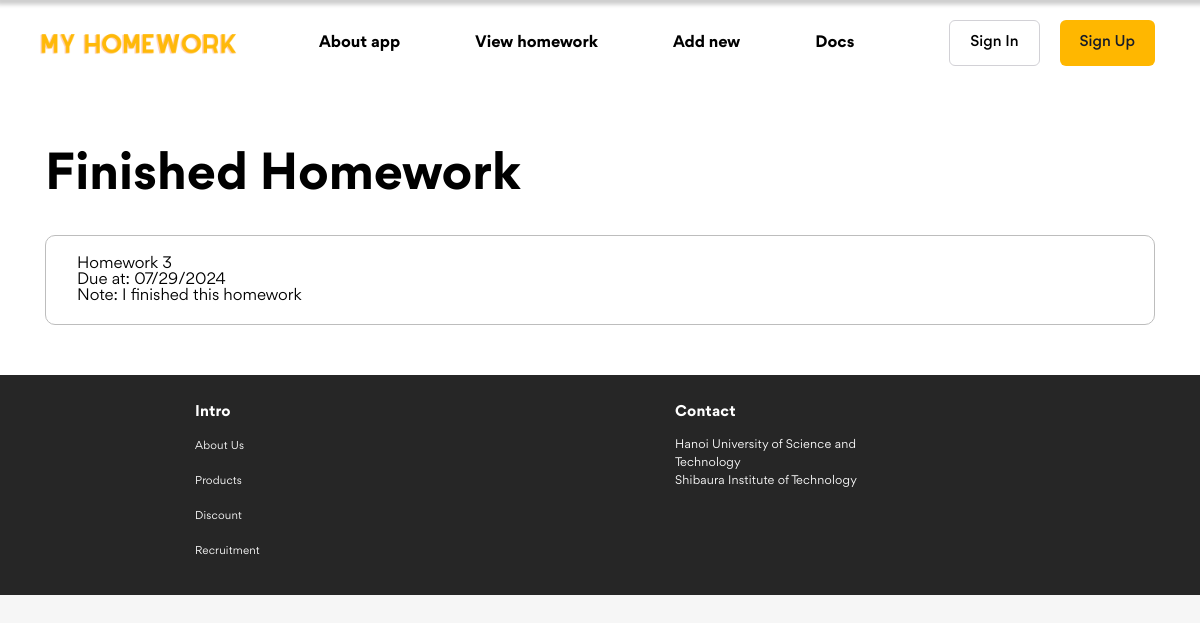
Before: /view/finished-homework.html with the older database file.
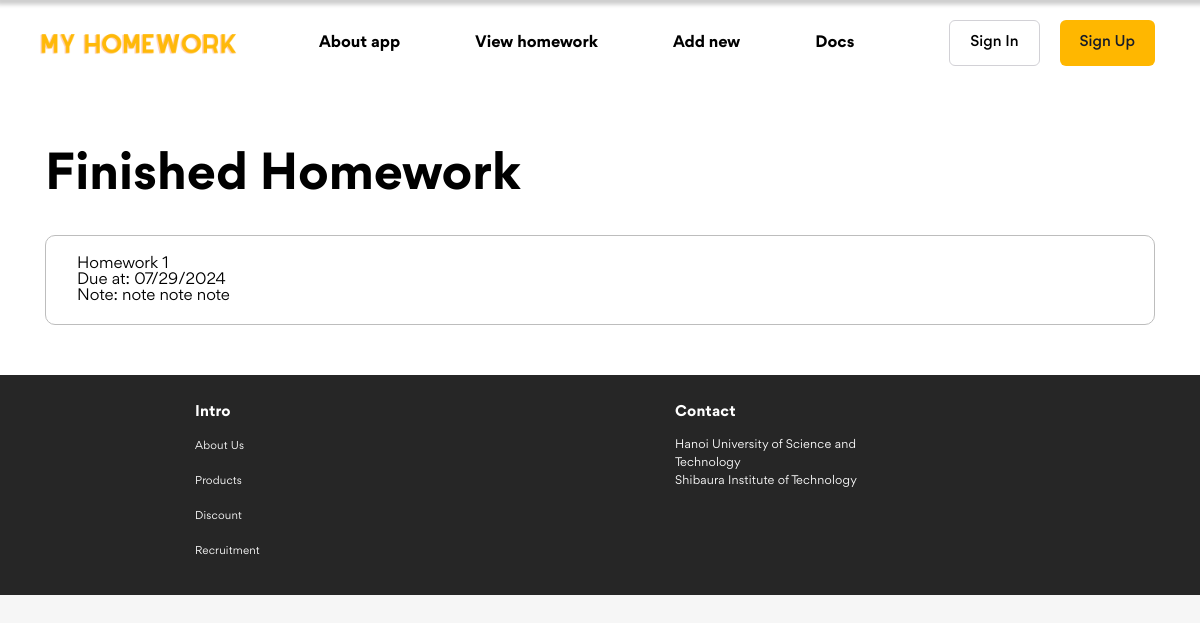
After: the same page with the newer database file.
### app/models.py (models this page shows, shortened)
class Homework(models.Model):
    name = models.CharField(max_length=200) #宿題名
    note = models.TextField(blank=True, default='') #メモ
    due_date = models.DateField() #期限
    difficulty = models.IntegerField(choices=[(1, '1'), (2, '2'), (3, '3'), (4, '4'), (5, '5')]) #難易度
    priority = models.IntegerField(default=0, editable=False) #自動的に計算する優先度
    finished = models.BooleanField(default=False) #完了した宿題かどうか

### app/views.py (the view)
# urls.py: path('view/finished-homework.html', views.finished_homework, name='finished_homework')
def finished_homework(request):
    if request.method == 'POST':
        homework_id = request.POST.get('homework_id')
        homework = get_object_or_404 (Homework, id=homework_id)
        homework.finished = True
        homework.save()
    finished_list = Homework.objects.filter(finished=True)
    context = { 'finished_list':finished_list }
    return render(request, 'view/finished-homework.html', context)

### templates/view/finished-homework.html (shortened to what this page needs)
<!DOCTYPE html>
<html lang="en">
    <head>
        {% load static %}
        <link rel="stylesheet" href="{% static 'assets/fonts/stylesheet.css' %}" />
        <link rel="stylesheet" href="{% static 'assets/css/main.css' %}" />
    </head>
    <body>
        {% include '../templates/header.html' %}
        <div class="main-first" id="about-app">
            <div class="container">
                <div class="row">
                    <div class="col-12">
                        <h1 class="page__title">Finished Homework</h1>
                    </div>
                </div>
                <div class="row">
                    <ul class="col-12 homework__list">
                        {% for homework in finished_list %}
                            <li class="homework__item">
                                <div class="homework__container">
                                    <div class="col-10 homework__content">
                                        <h2 class="homework__name">
                                            {{ homework.name }}
                                        </h2>
                                        <div class="homework__desc">
                                            <p class="homework__duedate">
                                                Due at: {{ homework.due_date|date:"m/d/Y" }}
                                            </p>
                                            {% if homework.note %}
                                            <p class="homework__note">
                                                Note: {{ homework.note }}
                                            </p>
                                            {% endif %}
                                        </div>
                                    </div>
                                </div>
                            </li>
                        {% empty %}
                        <li class="homework__item">
                            <div class="homework__container">
                                <p>No homework available.</p>
                            </div>
                        </li>
                        {% endfor %}
                    </ul>
                </div>
            </div>
        </div>
        {% include '../templates/footer.html' %}
    </body>
</html>

Changed rows visible on the page:
removed Homework: name "Homework 3", due_date "07/29/2024", note "I finished this homework"
added Homework: name "Homework 1", due_date "07/29/2024", note "note note note"
